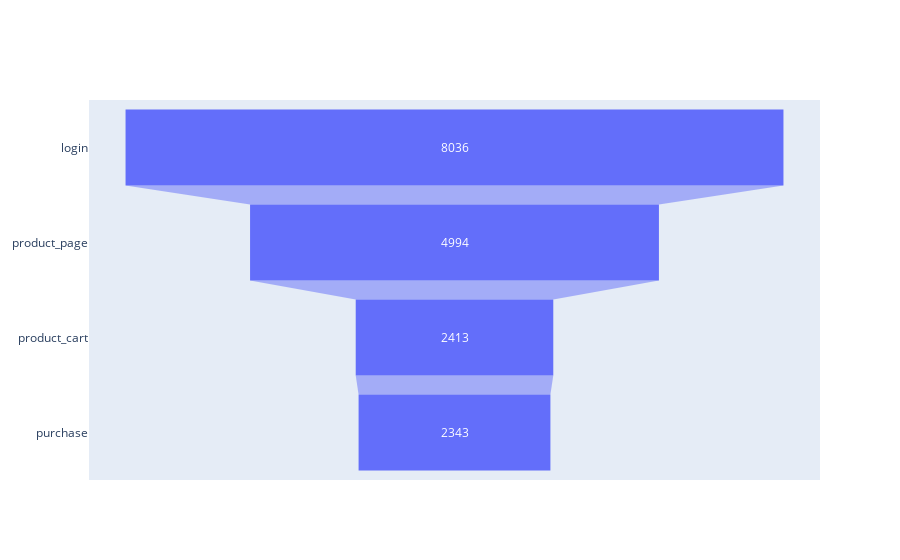

Notebook source saved alongside this figure:
### Code cell
# Representación gráfica del embudo

fig1= go.Figure(go.Funnel(y= events_funnel['event_name'], x= events_funnel['amount']))
fig1.show()

### Figure 1 — Plotly figure (JSON) as saved in the notebook; plotly's stock layout.template omitted (floating-point values rounded to 4 significant figures)
{"data": [{"type": "funnel", "x": [8036, 4994, 2413, 2343], "y": ["login", "product_page", "product_cart", "purchase"]}], "layout": {}}
